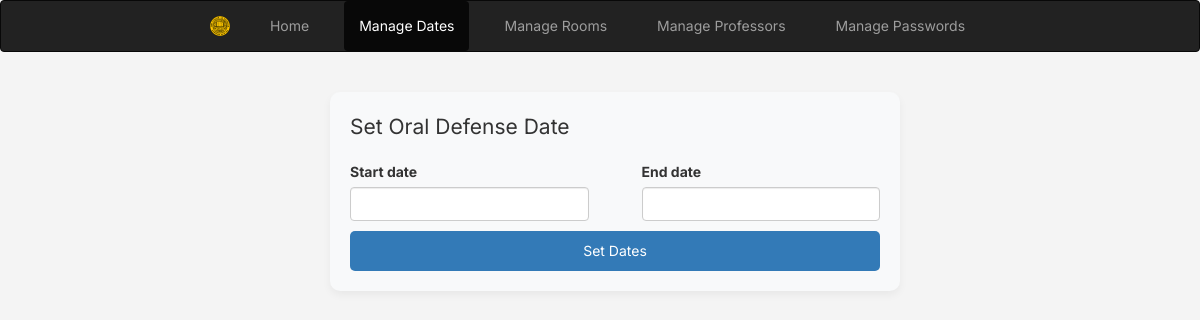
The page /admin_panel.php?page=set_dates on the database as committed earlier.
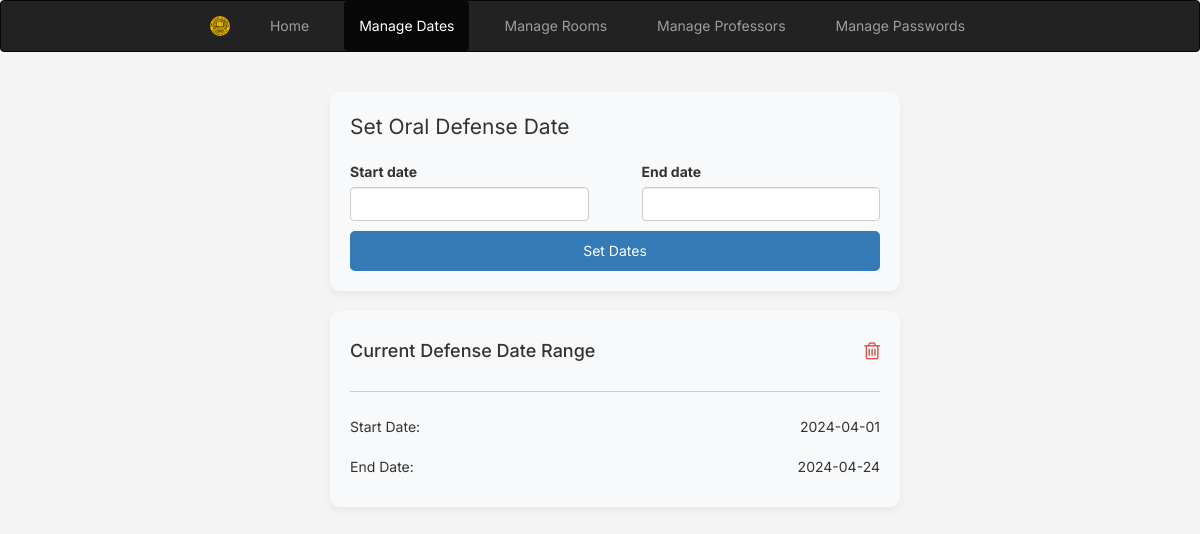
The same page on the database as committed later.
### tables this page shows
CREATE TABLE `defense_schedule` (
  `id` int(11) NOT NULL,
  `start_date` date NOT NULL,
  `end_date` date NOT NULL
);

### set_dates.php (the view, shortened to what this page needs)
<?php
$mysqli = new mysqli('localhost', 'root', '', 'bookingcalendar');
$currentDateQuery = "SELECT * FROM defense_schedule LIMIT 1";
$currentDateResult = $mysqli->query($currentDateQuery);
$currentDate = $currentDateResult->fetch_assoc();
?>
<!DOCTYPE html>
<html>
<head>
    <link rel="stylesheet" href="//code.jquery.com/ui/1.12.1/themes/base/jquery-ui.css">
    <link rel="stylesheet" href="https://maxcdn.bootstrapcdn.com/bootstrap/3.4.0/css/bootstrap.min.css">
    <link rel="stylesheet" href="https://cdnjs.cloudflare.com/ajax/libs/font-awesome/4.7.0/css/font-awesome.min.css">
</head>
<body>
<div class="container">
    <div class="date-picker-form">
        <div class="form-header">Set Oral Defense Date</div>
            <form action="set_dates.php" method="post">
                <div class="date-inputs-row">
                    <div class="form-group">
                        <label for="from" class="form-label">Start date</label>
                        <input type="text" id="from" name="start_date" class="form-control">
                    </div>
                    <div class="form-group">
                        <label for="to" class="form-label">End date</label>
                        <input type="text" id="to" name="end_date" class="form-control">
                    </div>
                </div>
                <input type="submit" value="Set Dates" class="btn btn-primary">
            </form>
    </div>
    <?php if ($currentDate): ?>
    <div class="entry-history-form">
        <div class="form-header">
            <h4>Current Defense Date Range</h4>
            <a href="set_dates.php?action=delete" onclick="return confirm('Are you sure you want to delete this date range?');" class="delete-icon">
                <i class="fa fa-trash-o" aria-hidden="true"></i>
            </a>
        </div>
        <hr class="divider">
        <div class="date-details">
            <span class="date-label">Start Date: </span><span class="date-text"><?= $currentDate['start_date']; ?></span>
        </div>
        <div class="date-details">
            <span class="date-label">End Date: </span><span class="date-text"><?= $currentDate['end_date']; ?></span>
        </div>
    </div>
    <?php endif; ?>
</div>
</body>
</html>

Rows that differ between the two databases and show on the page:
added defense_schedule: start_date "2024-04-01", end_date "2024-04-24"
Other text that changed with them:
text now shown: "Current Defense Date Range Start Date: End Date:"
